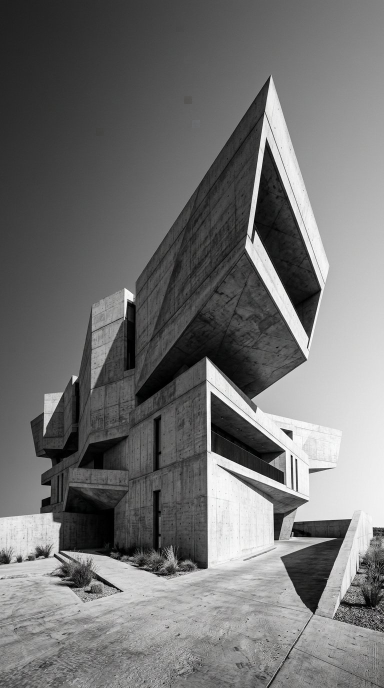
#> input picture felix-gray-reference10/assets/images/stage1_monochrome_concrete.jpg, 768 x 1376 px, found by its file name (shown at 1/2 size)
$ python -i render_video.py   (imports and definitions only)
#> lines starting #> are read from the running program, lines starting #| are printed output that depends on the picture
#!/usr/bin/env python3
"""
Master 9:16 Video Compositor (`1080x1920`, `30.00 fps`, `69.03s`)
"Comment utiliser Claude Code pour faire du Montage Vidéo 3D & Motion Design"

Combines:
- Synchronized 6-chapter French voiceover (`claude-code-montage-video/assets/audio/master_voiceover_mix.wav`)
- `.claude/skills/motion-code-harvester/scripts/motion_engine.py` (`zoom_through_seam`,
  `cut_the_curve_seam`, `rack_focus_blur_cut`, `waterfall_word_state`, `nudge_curve_3phase`,
  `swipe_clip_reveal`)
- True 3D perspective projective homography (`warp_plane_3d`)
- Live B-roll video clips & architectural plates from `felix-gray-reference9` & `felix-gray-reference10`
"""

import argparse
import math
import os
import subprocess
import sys
import numpy as np
from PIL import Image, ImageDraw, ImageEnhance, ImageFilter, ImageFont

sys.path.insert(0, "/home/user/COOL-backup/.claude/skills/motion-code-harvester/scripts")
from motion_engine import (
    clamp,
    cubic_bezier,
    expo_out,
    power3_in,
    power4_in,
    power4_out,
    nudge_curve_3phase,
    waterfall_word_state,
    swipe_clip_reveal,
    zoom_through_seam,
    cut_the_curve_seam,
    rack_focus_blur_cut,
)

W, H = 1080, 1920
FPS = 30.0
DURATION = 69.03
TOTAL_FRAMES = int(round(DURATION * FPS))

FONT_BASE = "/tmp/work_cache/fonts/node_modules/@expo-google-fonts"
INTER_REG = f"{FONT_BASE}/inter/400Regular/Inter_400Regular.ttf"
INTER_MED = f"{FONT_BASE}/inter/600SemiBold/Inter_600SemiBold.ttf"
INTER_BOLD = f"{FONT_BASE}/inter/700Bold/Inter_700Bold.ttf"
JAKARTA_BOLD = f"{FONT_BASE}/plus-jakarta-sans/700Bold/PlusJakartaSans_700Bold.ttf"
MONTSERRAT_BLACK_IT = f"{FONT_BASE}/montserrat/900Black_Italic/Montserrat_900Black_Italic.ttf"
MONO_MED = f"{FONT_BASE}/dm-mono/500Medium/DMMono_500Medium.ttf"
GREAT_VIBES = f"{FONT_BASE}/great-vibes/400Regular/GreatVibes_400Regular.ttf"

_FONT_CACHE = {}


# [61 lines left out: functions get_font, _find_perspective_coeffs, warp_plane_3d, not called in this run]


# ---------------------------------------------------------------------------
# Pre-load B-Roll Clips, Rendered Edits & High-Res Architectural Plates
# ---------------------------------------------------------------------------
_CACHE = None


def get_cache():
    global _CACHE
    if _CACHE is not None:
        return _CACHE

    _CACHE = {}
    img_dir = "/home/user/COOL-backup/felix-gray-reference10/assets/images"
    broll_dir = "/home/user/COOL-backup/felix-gray-reference10/assets/broll"

    def load_fit(name, target_w=W, target_h=H, grayscale=False):
        p = f"{img_dir}/{name}"
        im = Image.open(p).convert("RGB")
        if grayscale:
            im = im.convert("L").convert("RGB")
            im = ImageEnhance.Contrast(im).enhance(1.18)
        iw, ih = im.size
        sc = max(target_w / iw, target_h / ih)
        nw, nh = int(round(iw * sc)), int(round(ih * sc))
        im = im.resize((nw, nh), Image.BICUBIC)
        x0, y0 = (nw - target_w) // 2, (nh - target_h) // 2
        return im.crop((x0, y0, x0 + target_w, y0 + target_h)).convert("RGBA")

    _CACHE["stage1"] = load_fit("stage1_monochrome_concrete.jpg", int(W * 1.08), int(H * 1.08), grayscale=True)
    _CACHE["stage2"] = load_fit("stage2_blueprint_sketch.jpg", int(W * 1.08), int(H * 1.08))
    _CACHE["stage3"] = load_fit("stage3_twilight_atrium.jpg", int(W * 1.08), int(H * 1.08))
    _CACHE["shard"] = load_fit("shard_skyline.jpg", int(W * 1.12), int(H * 1.12))
    _CACHE["model_card"] = Image.open(f"{img_dir}/arch_3d_model.jpg").convert("RGBA").resize((420, 248), Image.BICUBIC)

    # [10 lines left out: function load_mp4_frames, not called in this run]

    _CACHE["broll_cad"] = load_mp4_frames(f"{broll_dir}/broll_blueprint_cad.mp4", 420, 236, max_frames=90)
    _CACHE["broll_site"] = load_mp4_frames(f"{broll_dir}/broll_construction_site.mp4", 420, 236, max_frames=90)
    _CACHE["ref9_clip"] = load_mp4_frames(
        "/home/user/COOL-backup/felix-gray-reference9/film/felix-gray-reference9-9x16.mp4",
        380, 675, max_frames=90, start_s=1.2
    )
    _CACHE["ref10_clip"] = load_mp4_frames(
        "/home/user/COOL-backup/felix-gray-reference10/film/felix-gray-reference10-9x16.mp4",
        380, 675, max_frames=90, start_s=4.2
    )
    _CACHE["ref10_head"] = load_mp4_frames(
        "/home/user/COOL-backup/felix-gray-reference10/film/felix-gray-reference10-9x16.mp4",
        720, 660, max_frames=90, start_s=0.8
    )

    # 70 3D particles
    rng = np.random.default_rng(42)
    pts = []
    for _ in range(70):
        pts.append((
            float(rng.uniform(-620, 620)),
            float(rng.uniform(-980, 980)),
            float(rng.uniform(80, 1400)),
            int(rng.integers(3, 8)),
            bool(rng.random() < 0.45),
        ))
    _CACHE["particles"] = pts
    return _CACHE


# ---------------------------------------------------------------------------
# Shared Kinetic Lock-up & Step Header Badge
# ---------------------------------------------------------------------------
# [85 lines left out: functions draw_step_badge, draw_kinetic_lockup, not called in this run]


# ---------------------------------------------------------------------------
# Scene 1 (0.00s - 8.45s): Hook — 3D Z-Space Claude Code Terminal & Live Preview
# ---------------------------------------------------------------------------
def render_scene1_hook(t: float) -> Image.Image:
    cache = get_cache()
    canvas = Image.new("RGBA", (W, H), (6, 8, 14, 255))

    # 3D perspective blueprint grid
    grid = Image.new("RGBA", (W, H), (0, 0, 0, 0))
    gd = ImageDraw.Draw(grid)
    for gx in range(80, W, 80):
        gd.line([(gx, 0), (gx, H)], fill=(32, 56, 98, 95), width=1)
    for gy in range(80, H, 80):
        gd.line([(0, gy), (W, gy)], fill=(32, 56, 98, 95), width=1)
    tilted_grid = warp_plane_3d(grid, rx_deg=8.0, ry_deg=-14.0 + t * 1.2, focal=2200.0)
    canvas.alpha_composite(tilted_grid)

    # 70 3D DoF particles
    d = ImageDraw.Draw(canvas)
    focal = 1800.0
    cam_z = t * 140.0
    for px, py, pz, rad, is_gold in cache["particles"]:
        rel_z = (pz - cam_z) % 1400.0 + 120.0
        proj = focal / (focal + rel_z)
        sx = int(W * 0.5 + px * proj)
        sy = int(H * 0.48 + py * proj)
        if 0 <= sx < W and 0 <= sy < H:
            a = int(clamp(1.15 - rel_z / 1300.0, 0.2, 0.85) * 180)
            r = max(1, int(rad * proj))
            col = (255, 216, 44, a) if is_gold else (70, 155, 255, a)
            d.ellipse([sx - r, sy - r, sx + r, sy + r], fill=col)

    draw_step_badge(canvas, "CLAUDE CODE", "MONTAGE VIDÉO 3D & MOTION", t, dark=True)

    # 3D Frosted-Glass Claude Code Terminal Window (x=70..1010, y=220..790)
    term_plane = Image.new("RGBA", (W, H), (0, 0, 0, 0))
    td = ImageDraw.Draw(term_plane)
    tx0, ty0, tx1, ty1 = 76, 225, 1004, 775
    td.rounded_rectangle([tx0, ty0, tx1, ty1], radius=24, fill=(14, 18, 28, 240), outline=(88, 156, 255, 220), width=3)
    # macOS traffic lights + header
    for idx, col in enumerate([(255, 95, 86), (255, 189, 46), (39, 201, 63)]):
        cx_dot = tx0 + 36 + idx * 28
        td.ellipse([cx_dot - 8, ty0 + 22, cx_dot + 8, ty0 + 38], fill=col)
    f_mono = get_font(MONO_MED, 24)
    f_mono_lg = get_font(MONO_MED, 28)
    td.text((tx0 + 145, ty0 + 16), "claude-code — /home/user/COOL-backup", font=f_mono, fill=(165, 182, 210, 235))
    td.line([(tx0, ty0 + 58), (tx1, ty0 + 58)], fill=(54, 78, 120, 180), width=2)

    cmd_str = '$ claude "Monte ma vidéo brute en 9:16 3D"'
    typed_n = min(len(cmd_str), max(1, int((t - 0.15) * 26)))
    td.text((tx0 + 34, ty0 + 86), cmd_str[:typed_n], font=f_mono_lg, fill=(255, 224, 52, 255))

    lines = [
        (1.10, "[✓] 206 Skills chargés (.claude/skills/)", (92, 238, 152)),
        (2.10, "[✓] Whisper JSON + MOTION-DESIGN.md (cubic-bezier)", (115, 195, 255)),
        (3.20, "[✓] B-Roll 4K & Images téléchargés (broll-media-fetcher)", (255, 198, 92)),
        (4.30, "[✓] Cut-the-Curve + Homographie 3D + Bloom HDR actifs", (238, 145, 255)),
    ]
    for idx, (t_appear, txt, col) in enumerate(lines):
        if t >= t_appear:
            lp = expo_out((t - t_appear) / 0.35)
            ly = int(ty0 + 165 + idx * 66 + 18 * (1.0 - lp))
            td.text((tx0 + 38, ly), txt, font=f_mono, fill=(col[0], col[1], col[2], int(255 * lp)))

    # Floating 3D Live Video Preview Card on the middle-right (y=720..1360)
    ref10_frames = cache["ref10_clip"]
    f_im = ref10_frames[int(t * FPS) % len(ref10_frames)]
    td.rounded_rectangle([340, 740, 740, 1365], radius=22, fill=(10, 12, 18, 245), outline=(255, 218, 44, 235), width=3)
    term_plane.alpha_composite(f_im.resize((380, 605), Image.BILINEAR), (350, 750))

    warped_term = warp_plane_3d(
        term_plane,
        rx_deg=4.5 - 2.0 * math.sin(t * 0.7),
        ry_deg=-7.5 + 3.0 * math.cos(t * 0.6),
        focal=2300.0,
    )
    canvas.alpha_composite(warped_term)

    if t < 4.20:
        draw_kinetic_lockup(canvas, t - 0.20, "transformer une vidéo brute avec", "Claude Code", "automatiquement", cy=1520)
    else:
        draw_kinetic_lockup(canvas, t - 4.20, "en un montage", "Trois D", "spectaculaire", cy=1520)

    return canvas


# ---------------------------------------------------------------------------
# Scene 2 (8.45s - 23.03s): Étape 1 — 206 Skills 3D, Three.js, Remotion & Motion
# ---------------------------------------------------------------------------
# [340 lines left out: functions render_scene2_skills, render_scene3_analyse, render_scene4_broll, render_scene5_transitions, render_scene6_outro, not called in this run]


# ---------------------------------------------------------------------------
# Master Scene Dispatcher + Velocity-Matched Seams (`motion_engine.py`)
# ---------------------------------------------------------------------------
def _render_scene_at(t: float) -> Image.Image:
    if t < 8.45:
        return render_scene1_hook(t)
    if t < 23.03:
        return render_scene2_skills(t)
    if t < 34.93:
        return render_scene3_analyse(t)
    if t < 45.60:
        return render_scene4_broll(t)
    if t < 57.38:
        return render_scene5_transitions(t)
    return render_scene6_outro(t)


SEAMS = [
    (8.45, 0.36, "zoom_in"),
    (23.03, 0.36, "inverse_zoom"),
    (34.93, 0.34, "cut_left"),
    (45.60, 0.34, "rack_focus"),
    (57.38, 0.36, "zoom_in"),
]


def render_frame(t: float) -> np.ndarray:
    for cut_t, width_s, kind in SEAMS:
        t0, t1 = cut_t - width_s * 0.40, cut_t + width_s * 0.60
        if t0 <= t <= t1:
            p = (t - t0) / (t1 - t0)
            old_im = _render_scene_at(cut_t - 0.04)
            new_im = _render_scene_at(max(cut_t + 0.02, t))
            if kind == "zoom_in":
                out = zoom_through_seam(old_im, new_im, p, inverse=False)
            elif kind == "inverse_zoom":
                out = zoom_through_seam(old_im, new_im, p, inverse=True)
            elif kind == "cut_left":
                out = cut_the_curve_seam(old_im, new_im, p, direction="left")
            else:
                out = rack_focus_blur_cut(old_im, new_im, p)
            return np.array(out.convert("RGB"))

    out = _render_scene_at(t)
    return np.array(out.convert("RGB"))


def build_preview_grid(out_jpg_path: str):
    preview_times = [
        1.20, 3.50, 6.20, 8.45,
        10.50, 14.50, 18.20, 21.50,
        24.80, 28.50, 32.50, 34.93,
        37.20, 40.50, 43.80, 45.60,
        48.20, 52.00, 55.50, 57.38,
        59.50, 62.50, 65.50, 67.80,
    ]
    thumbs = []
    for t in preview_times:
        comp_rgb = render_frame(t)
        im = Image.fromarray(comp_rgb).resize((270, 480), Image.BILINEAR)
        d = ImageDraw.Draw(im)
        d.rectangle([0, 0, 115, 30], fill=(0, 0, 0))
        d.text((8, 7), f"t={t:.2f}s", fill=(0, 255, 200))
        thumbs.append(im)
#> this loop made 1 pass
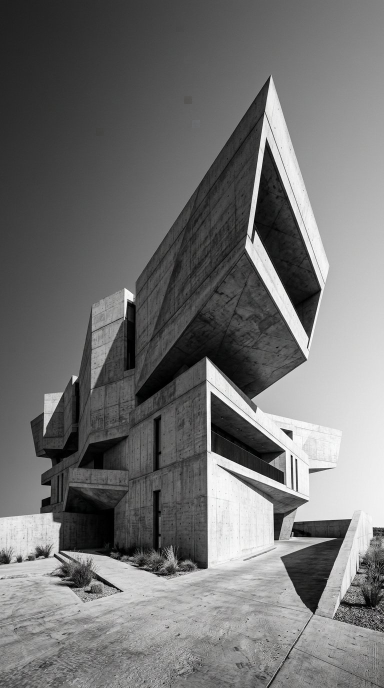
#> input picture felix-gray-reference10/assets/images/stage1_monochrome_concrete.jpg, 768 x 1376 px, found by its file name (shown at 1/2 size)
#> pass 1, in load_fit, `im = im.resize((nw, nh), Image.BICUBIC)`:
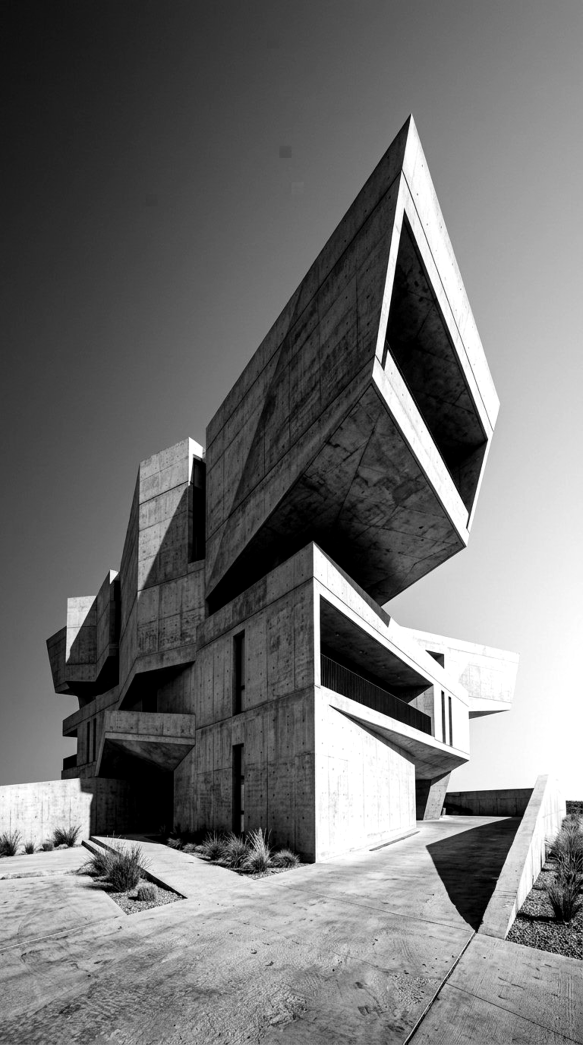
#> im: PIL image 1166x2089 RGB (shown at 1/2 size); min 0, max 255, mean 113.6
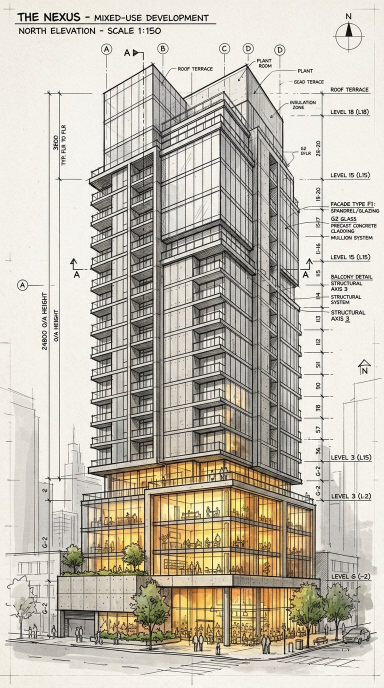
#> input picture felix-gray-reference10/assets/images/stage2_blueprint_sketch.jpg, 768 x 1376 px, found by its file name (shown at 1/2 size)
#> pass 1, in load_fit (call 2), `im = im.resize((nw, nh), Image.BICUBIC)`:
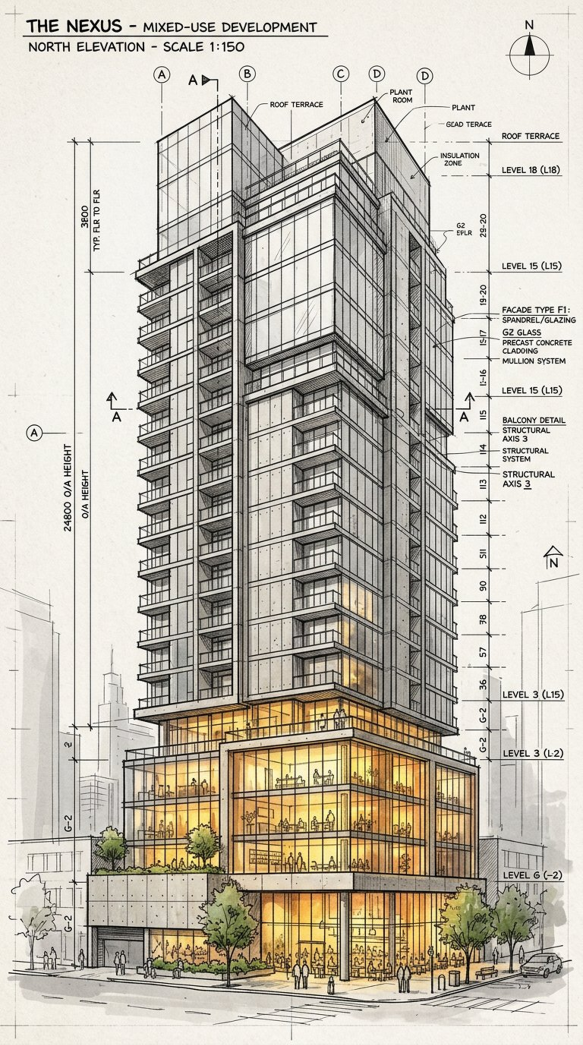
#> im: PIL image 1166x2089 RGB (shown at 1/2 size); mean R, G, B 195.1, 189.2, 177
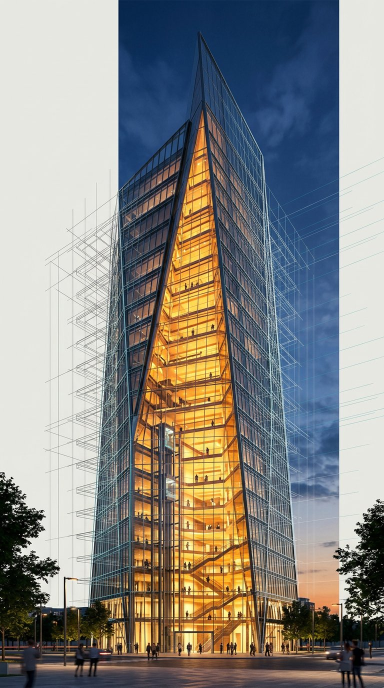
#> input picture felix-gray-reference10/assets/images/stage3_twilight_atrium.jpg, 768 x 1376 px, found by its file name (shown at 1/2 size)
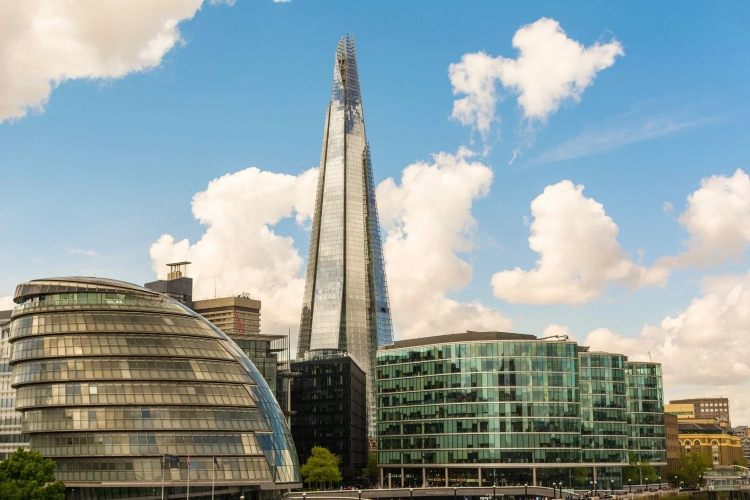
#> input picture felix-gray-reference10/assets/images/shard_skyline.jpg, 1500 x 1000 px, found by its file name (shown at 1/2 size)

    cols = 6
    rows = int(math.ceil(len(thumbs) / cols))
    grid = Image.new("RGB", (cols * 270, rows * 480), (12, 12, 12))
    for i, im in enumerate(thumbs):
        r, c = divmod(i, cols)
        grid.paste(im, (c * 270, r * 480))
    os.makedirs(os.path.dirname(out_jpg_path), exist_ok=True)
    grid.save(out_jpg_path, quality=92)
    print(f"Saved preview contact sheet to {out_jpg_path}")


# [24 lines left out: function render_full_video, not called in this run]


# [14 lines not run here, left out]

#> (the run stopped early here; a loop or call above may not have finished)
